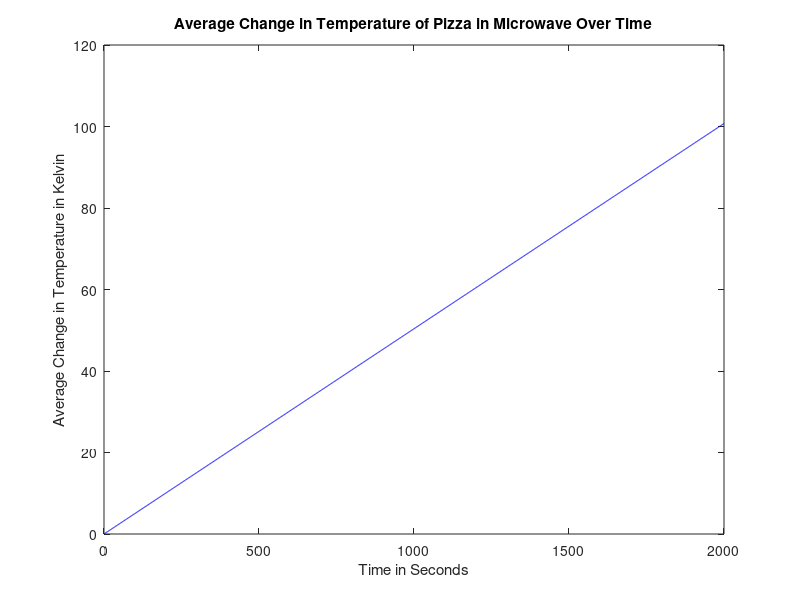

Source code (MATLAB):
t = 0:1:2000;
x = (137/2720)*t;

figure
plot(t,x,'b')

title('Average Change in Temperature of Pizza in Microwave Over Time')
xlabel('Time in Seconds')
ylabel('Average Change in Temperature in Kelvin')